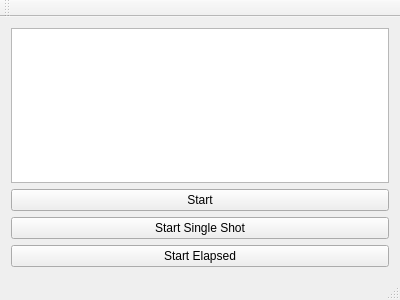
<?xml version="1.0" encoding="UTF-8"?>
<ui version="4.0">
 <class>MainWindow</class>
 <widget class="QMainWindow" name="MainWindow">
  <property name="geometry">
   <rect>
    <x>0</x>
    <y>0</y>
    <width>400</width>
    <height>300</height>
   </rect>
  </property>
  <property name="windowTitle">
   <string>MainWindow</string>
  </property>
  <widget class="QWidget" name="centralWidget">
   <layout class="QVBoxLayout" name="verticalLayout">
    <item>
     <widget class="QTextEdit" name="textEdit"/>
    </item>
    <item>
     <widget class="QPushButton" name="pushButton">
      <property name="text">
       <string>Start</string>
      </property>
     </widget>
    </item>
    <item>
     <widget class="QPushButton" name="pushButton_2">
      <property name="text">
       <string>Start Single Shot</string>
      </property>
     </widget>
    </item>
    <item>
     <widget class="QPushButton" name="pushButton_3">
      <property name="text">
       <string>Start Elapsed</string>
      </property>
     </widget>
    </item>
   </layout>
  </widget>
  <widget class="QMenuBar" name="menuBar">
   <property name="geometry">
    <rect>
     <x>0</x>
     <y>0</y>
     <width>400</width>
     <height>19</height>
    </rect>
   </property>
  </widget>
  <widget class="QToolBar" name="mainToolBar">
   <attribute name="toolBarArea">
    <enum>TopToolBarArea</enum>
   </attribute>
   <attribute name="toolBarBreak">
    <bool>false</bool>
   </attribute>
  </widget>
  <widget class="QStatusBar" name="statusBar"/>
 </widget>
 <layoutdefault spacing="6" margin="11"/>
 <resources/>
 <connections/>
</ui>
